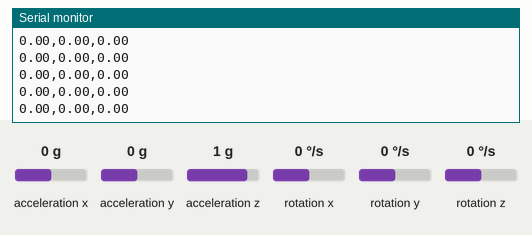
This sketch was run on a simulated Arduino Uno, built with avr-gcc and run on an emulated ATmega328P. Parts: the last lines printed to the serial monitor. The test bench sets the inputs (shaded band); at power-on: acceleration x 0 g, acceleration y 0 g, acceleration z 1 g, rotation z 0 °/s, rotation x 0 °/s, rotation y 0 °/s.

Above: at 1.2 s.
1.3 s: acceleration x set to -1.4 g
At 1.8 s:
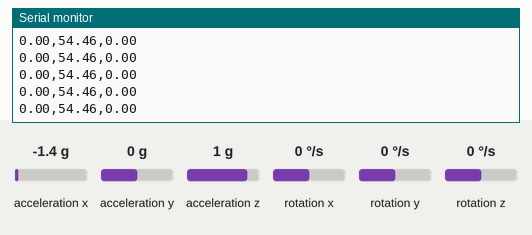
4.3 s: acceleration y set to -1.4 g
At 5.0 s:
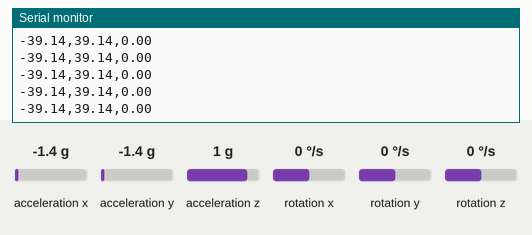
5.8 s: acceleration z set to -1.4 g
At 6.9 s:
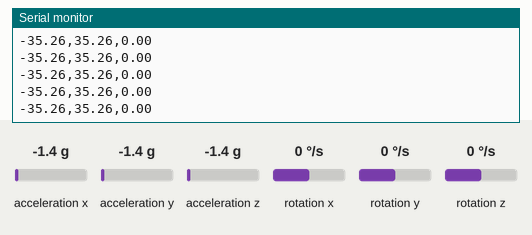
7.3 s: rotation z set to -192 °/s
At 8.1 s:
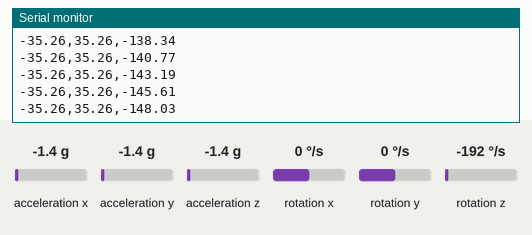
Timing chart, 0 to 9.8 s (numbered marks = the images above; inputs shaded):
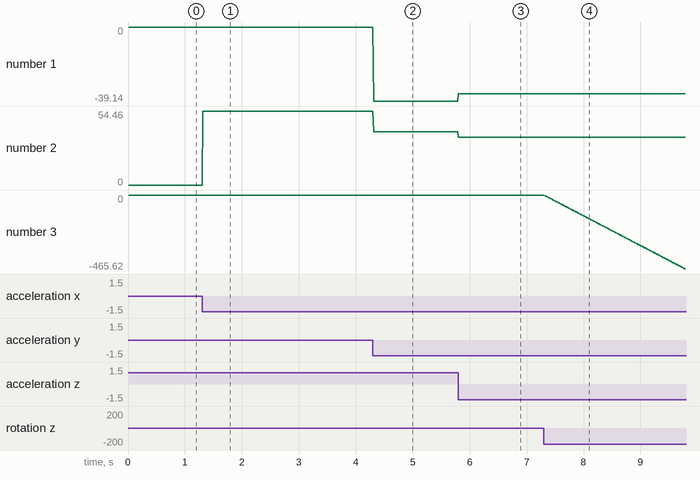

Measured:
- after the input at 1.3 s, the serial monitor: prints a new line at once (image 1)
- after the input at 4.3 s, the serial monitor: prints a new line at once (image 2)
- after the input at 5.8 s, the serial monitor: prints a new line at once (image 3)
- after the input at 7.3 s, the serial monitor: prints a new line at once (image 4)
- plotted number 1: 0 → -39.14 after the input at 4.3 s, -39.14 → -35.26 after the input at 5.8 s
- plotted number 2: 0 → 54.46 after the input at 1.3 s, 54.46 → 39.14 after the input at 4.3 s, 39.14 → 35.26 after the input at 5.8 s
- plotted number 3: 0 → -465.62 after the input at 7.3 s

The sketch:

Arduino_IMUParser.ino
```cpp
// (licence header left out)
 #include "Wire.h"
 #include <MPU6050_light.h>
 MPU6050 mpu(Wire);
 unsigned long timer = 0;
 void setup() {
   Serial.begin(115200);
   Wire.begin();
 byte status = mpu.begin();
//   Serial.print(F("MPU6050 status: "));
//   Serial.println(status);
   while (status != 0) { } // stop everything if could not connect to MPU6050
// Serial.println(F("Calculating offsets, do not move MPU6050"));
//   delay(1000);
//   mpu.calcOffsets(); // gyro and accelero
//   Serial.println("Done!\n");
 }
 void loop() {
   mpu.update();
 if ((millis() - timer) > 10) { // print data every 10ms
     Serial.print(mpu.getAngleX());
     Serial.print(",");
     Serial.print(mpu.getAngleY());
     Serial.print(",");
     Serial.println(mpu.getAngleZ());
     timer = millis();
   }
 }


// /*!
//   * imu_show.ino
//   *
//   * Download this demo to show attitude on [imu_show](https://github.com/DFRobot/DFRobot_IMU_Show)
//   * Attitude will show on imu_show
//   *
//   * Product: http://www.dfrobot.com.cn/goods-1860.html
//   * Copyright   [DFRobot](http://www.dfrobot.com), 2016
//   * Copyright   GNU Lesser General Public License
//   *
//   * version  V1.0
//   * date  07/03/2019
//   */

// #include "DFRobot_BNO055.h"
// #include "Wire.h"

// typedef DFRobot_BNO055_IIC    BNO;    // ******** use abbreviations instead of full names ********

// BNO   bno(&Wire, 0x28);    // input TwoWire interface and IIC address

// // show last sensor operate status
// void printLastOperateStatus(BNO::eStatus_t eStatus)
// {
//   switch(eStatus) {
//   case BNO::eStatusOK:    Serial.println("everything ok"); break;
//   case BNO::eStatusErr:   Serial.println("unknow error"); break;
//   case BNO::eStatusErrDeviceNotDetect:    Serial.println("device not detected"); break;
//   case BNO::eStatusErrDeviceReadyTimeOut: Serial.println("device ready time out"); break;
//   case BNO::eStatusErrDeviceStatus:       Serial.println("device internal status error"); break;
//   default: Serial.println("unknow status"); break;
//   }
// }

// void setup()
// {
//   Serial.begin(115200);
//   bno.reset();
//   while(bno.begin() != BNO::eStatusOK) {
//     // Serial.println("bno begin faild");
//     printLastOperateStatus(bno.lastOperateStatus);
//     delay(2000);
//   }
// //   Serial.println("bno begin success");
// }

// void loop()
// {
//   BNO::sEulAnalog_t   sEul;
//   sEul = bno.getEul();
//   Serial.print(sEul.pitch, 8);
//   Serial.print(",");
//   Serial.print(sEul.roll, 8);
//   Serial.print(",");
//   Serial.println(sEul.head, 8);
//   delay(20);
// }
```
